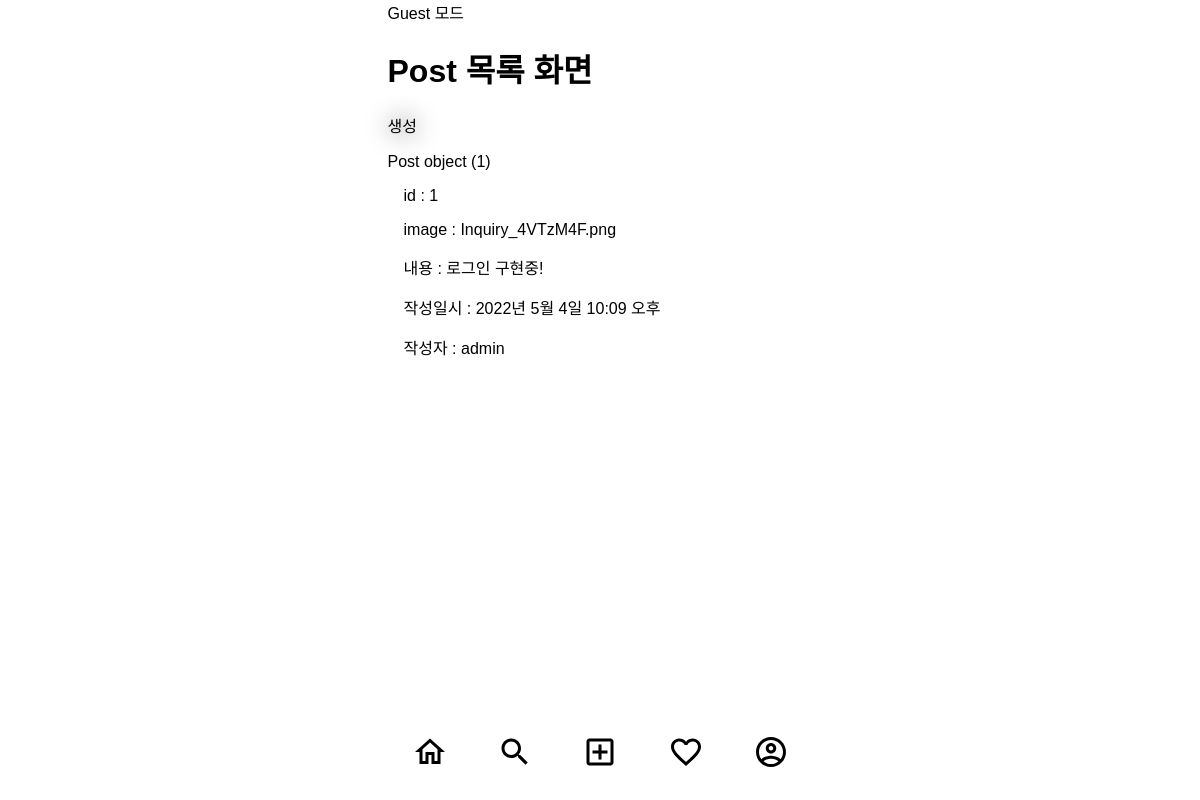
The app's page /class_view/ with its own data.
### posts/models.py (models this page shows)
class Post(models.Model) :
    image = models.ImageField(verbose_name='이미지', null=True, blank=True)
    content = models.TextField(verbose_name='내용')
    created_at = models.DateTimeField(verbose_name='작성일', auto_now_add=True)
    view_count = models.IntegerField(verbose_name='조회수', default=0)
    writer = models.ForeignKey(verbose_name='작성자', to=User, on_delete=models.CASCADE, null=True, blank=True)

### users/models.py (models this page shows)
class User(AbstractUser) :
    phone = models.CharField(verbose_name='전화번호', max_length=11)
    objects = UserManager()

### posts/views.py (the view)
# urls.py: path('class_view/', class_view.as_view()),
class class_view(ListView):
    model = Post
    template_name = 'cbv_view.html'

### templates/posts/post_list.html (shortened to what this page needs)
{% extends 'base.html' %}
{% block content %}
<h1>Post 목록 화면</h1>
<p><a href="{% url 'posts:post-create' %}">생성</a></p>
{% for post in post_list %}
    <div>
        {{post}}
        <p>&emsp;id : {{post.id}}</p>
        <p>&emsp;image : {{post.image}}</p>
        <p>&emsp;내용 : {{post.content}}</p>
        <p>&emsp;작성일시 : {{post.created_at}}</p>
        <p>&emsp;작성자 : {{post.writer}}</p>
    </div>
{% endfor %}
{% endblock %}

### static/index.css (style rules this page uses)
.container { display: flex; flex-direction: column; max-width: 425px; }
body { font-family: 'Noto Sans KR', sans-serif; margin: 0 auto 60px auto; }
a { color: #000000; }
a:link { text-decoration: none; text-shadow: 0 0 24px; }

### records on screen
Post: id "Post object (1)", id "1", image "Inquiry_4VTzM4F.png", content "로그인 구현중!", created_at "2022년 5월 4일 10:09 오후", writer "admin"
